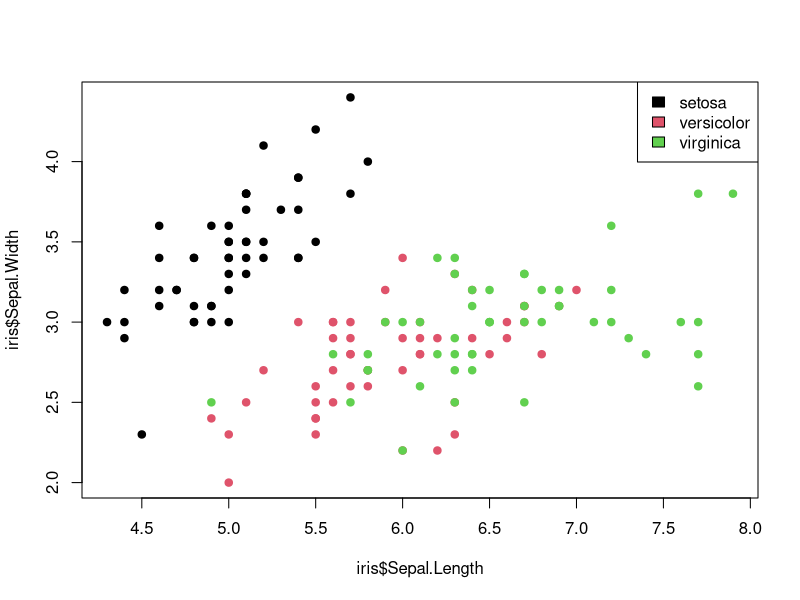

Source code (R): (Note: this script raises an error after producing the figure.)
#zadanie 1

data(iris)
help(iris)
View(iris)
plot(iris$Sepal.Length, iris$Sepal.Width, pch=19, col=iris$Species)
legend('topright', legend=levels(iris$Species), fill=1:3)
help(mean)
tapply(iris$Sepal.Length, iris$Species, mean)


#obsluga danych
x <- iris[1,2]
x <- iris[1,]
x <- iris[,1]
x <- iris$Sepal.Length
iris[1,2] <- 1
iris$New_column <- 2
y <- c(x1, x2, x3)


#Zadanie 3
iris$Sepal.Area <- iris$Sepal.Length * iris$Sepal.Width


#Zadanie 4
numbers <- 1:1000
numbers <- numbers * 2
numbers[seq(5, length(numbers), by = 5)] <- 0
numbers <- c(-2, -1, numbers, 2001, 2002)
length(numbers)


#Zadanie 5
data(DNase, package = "datasets")
filtered_DNase <- DNase[seq(1, nrow(DNase), by = 2), ]

ggplot(filtered_DNase, aes(x = conc, y = density, colour = factor(Run))) +
  geom_line() +
  geom_point(shape = 19) +
  labs(colour = "Run")


#Zadanie dodatkowe 1
help(rnorm)
X <- rnorm(200, mean = 4, sd = 2)
X <- data.frame(X)

histogram <- ggplot(X, aes(x = X, y = ..density..)) +
  geom_histogram() +
  labs(title = "Histogram of X", x = "X", y = "density")
histogram
x <- seq(-5, 15, by = 0.2)
y <- dnorm(x, 4, 2)
d <- data.frame(x, y)



histogram_vs_gestosc <- histogram + geom_line(aes(x = x, y = y), data=d)
histogram_vs_gestosc
